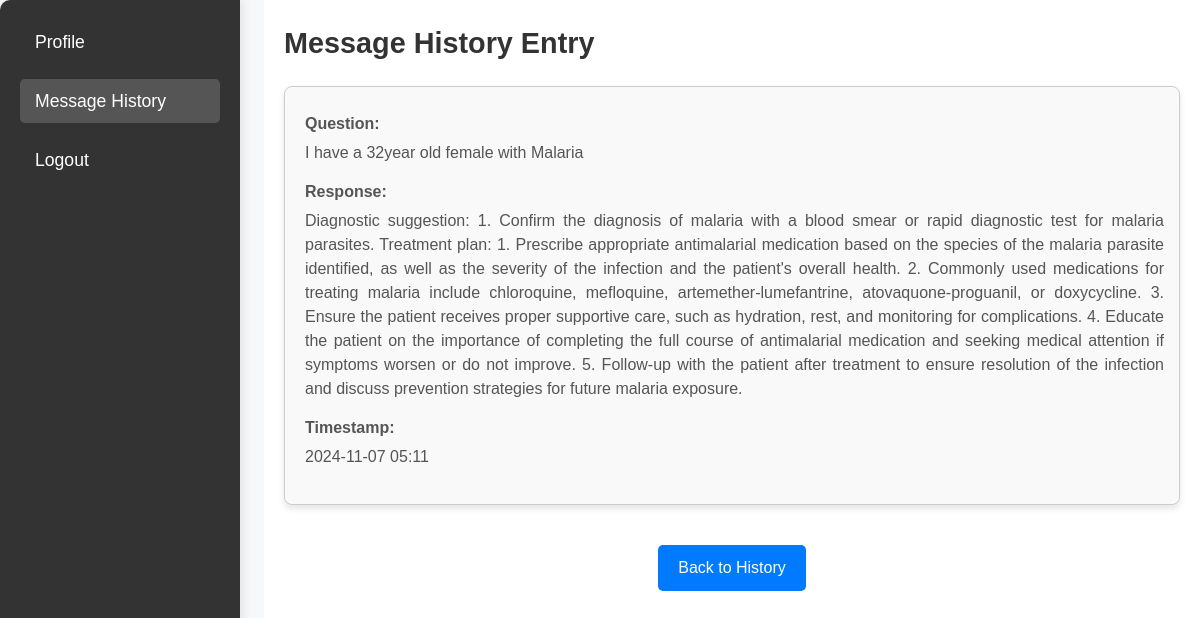
Screenshot of /history/3 (signed in) with the database file from the repository.
### application.py (models this page shows)
class History(db.Model):
    id = db.Column(db.Integer, primary_key=True)
    user_id = db.Column(db.Integer, db.ForeignKey('user.id'), nullable=False)
    question = db.Column(db.Text, nullable=False)
    response = db.Column(db.Text, nullable=False)
    timestamp = db.Column(db.DateTime, default=datetime.utcnow)

### application.py (the view)
@app.route('/history/<int:history_id>')
@login_required
def view_history_entry(history_id):
    history_entry = History.query.get_or_404(history_id)
    if history_entry.user_id != current_user.id:
        return jsonify({'error': 'Unauthorized access'}), 403
    question = history_entry.question.replace("##", "").strip()
    response = history_entry.response.replace("##", "").strip()
    return render_template('history_entry.html', history_entry={
        "question": question,
        "response": response,
        "timestamp": history_entry.timestamp.strftime('%Y-%m-%d %H:%M')
    })

### application.py (called while the page is built)
@login_manager.user_loader
def load_user(user_id):
    return User.query.get(int(user_id))

### templates/history_entry.html (shortened to what this page needs)
<!DOCTYPE html>
<html lang="en">
<head>
    <link rel="stylesheet" href="{{ url_for('static', filename='style.css') }}">
</head>
<body>
    <div class="container">
        <div class="sidebar">
            <ul>
                <li><a href="/profile">Profile</a></li>
                <li><a href="/history" class="active">Message History</a></li>
                <li><a href="/logout">Logout</a></li>
            </ul>
        </div>
        <div class="chatbox-wrapper">
            <h2>Message History Entry</h2>
            <div class="history-entry-card">
                <div class="history-item">
                    <p><strong>Question:</strong></p>
                    <p>{{ history_entry.question }}</p>
                </div>
                <div class="history-item">
                    <p><strong>Response:</strong></p>
                    <p>{{ history_entry.response }}</p>
                </div>
                <div class="history-item">
                    <p><strong>Timestamp:</strong></p>
                    <p>{{ history_entry.timestamp }}</p>
                </div>
            </div>
            <a href="/history" class="btn btn-primary">Back to History</a>
        </div>
    </div>
</body>
</html>

### static/style.css (style rules this page uses)
* { margin: 0; padding: 0; box-sizing: border-box; font-family: "Poppins", sans-serif; }
body { width: 100%; height: 100vh; background-color: #f7f8f9; color: #333; font-size: 16px; line-height: 1.6; overflow: hidden; }
.container { display: flex; height: 100vh; overflow: hidden; flex-wrap: nowrap; }
.sidebar { width: 270px; background-color: #ffffff; padding: 25px; color: #333; display: flex; flex-direction: column; justify-content: space-between; box-shadow: 2px 0 12px rgba(0, 0, 0, 0.1); border-radius: 10px 0 0 10px; height: 100%; }
.sidebar ul { list-style: none; padding: 0; flex-grow: 1; margin-bottom: 20px; }
.sidebar li { margin-bottom: 20px; }
.sidebar a { color: #555; text-decoration: none; font-size: 18px; display: flex; align-items: center; padding: 14px 18px; border-radius: 8px; transition: background-color 0.3s, color 0.3s; width: 100%; }
.sidebar .active { background-color: #10a37f; color: #fff; }
.chatbox-wrapper { flex-grow: 1; display: flex; flex-direction: column; padding: 30px; background-color: #ffffff; overflow: hidden; height: 100%; }
.btn-primary { display: block; margin: 20px auto; padding: 10px 20px; font-size: 1em; background-color: #007bff; color: #fff; border: none; border-radius: 5px; cursor: pointer; transition: background-color 0.3s ease; }

### templates/history_entry.html (style rules this page uses)
.sidebar { width: 20%; background-color: #333; color: white; height: 100vh; padding: 20px; position: fixed; }
.sidebar ul { list-style: none; padding: 0; }
.sidebar ul li { margin-bottom: 15px; }
.sidebar ul li a { color: white; text-decoration: none; font-size: 1.1em; display: block; padding: 8px 15px; border-radius: 5px; transition: background-color 0.3s; }
.sidebar ul li a:hover, .sidebar ul li a.active { background-color: #555; }
.chatbox-wrapper { margin-left: 22%; padding: 20px; }
.chatbox-wrapper h2 { font-size: 1.8em; margin-bottom: 20px; color: #333; }
.history-entry-card { background: #f9f9f9; border: 1px solid #ccc; border-radius: 8px; padding: 20px; margin-bottom: 20px; box-shadow: 0 4px 6px rgba(0, 0, 0, 0.1); }
.history-item { margin-bottom: 15px; }
.history-item p { margin: 5px 0; font-size: 1em; color: #555; text-align: justify; word-wrap: break-word; line-height: 1.5; }
.history-entry-card { max-height: 70vh; overflow-y: auto; padding-right: 15px; }
.btn-primary { display: inline-block; padding: 10px 20px; font-size: 1em; background-color: #007bff; color: white; text-decoration: none; border-radius: 5px; transition: background-color 0.3s ease; }

### rows the page displays
History: question "I have a 32year old female with Malaria", response "Diagnostic suggestion: 1. Confirm the diagnosis of malaria with a blood smear or rapid diagnostic test for malaria parasites. Treatment plan: 1. Prescribe appropriate antimalarial medication based on the species of the malaria parasite identified, as well as the severity of the infection and the patient's overall health. 2. Commonly used medications for treating malaria include chloroquine, mefloquine, artemether-lumefantrine, atovaquone-proguanil, or doxycycline. 3. Ensure the patient receives proper supportive care, such as hydration, rest, and monitoring for complications. 4. Educate the patient on the importance of completing the full course of antimalarial medication and seeking…"

### other values shown
{{ history_entry.timestamp }} "2024-11-07 05:11"
